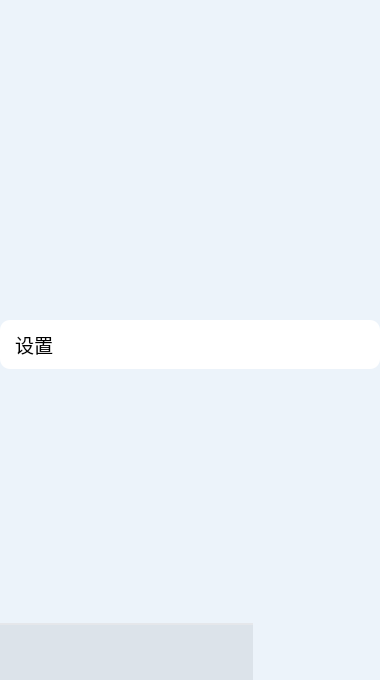
<?xml version="1.0" encoding="UTF-8"?>
<ui version="4.0">
 <class>Widget</class>
 <widget class="QWidget" name="Widget">
  <property name="geometry">
   <rect>
    <x>0</x>
    <y>0</y>
    <width>380</width>
    <height>680</height>
   </rect>
  </property>
  <property name="windowTitle">
   <string>Widget</string>
  </property>
  <layout class="QGridLayout" name="gridLayout">
   <property name="leftMargin">
    <number>0</number>
   </property>
   <property name="topMargin">
    <number>0</number>
   </property>
   <property name="rightMargin">
    <number>0</number>
   </property>
   <property name="bottomMargin">
    <number>0</number>
   </property>
   <property name="horizontalSpacing">
    <number>0</number>
   </property>
   <item row="0" column="0">
    <widget class="QWidget" name="widget" native="true">
     <property name="sizePolicy">
      <sizepolicy hsizetype="MinimumExpanding" vsizetype="Preferred">
       <horstretch>0</horstretch>
       <verstretch>0</verstretch>
      </sizepolicy>
     </property>
     <property name="styleSheet">
      <string notr="true">background-color: #ECF3FA;</string>
     </property>
     <layout class="QGridLayout" name="gridLayout_2">
      <property name="leftMargin">
       <number>0</number>
      </property>
      <property name="topMargin">
       <number>0</number>
      </property>
      <property name="rightMargin">
       <number>0</number>
      </property>
      <property name="bottomMargin">
       <number>0</number>
      </property>
      <item row="1" column="0">
       <widget class="QWidget" name="widget_3" native="true">
        <property name="font">
         <font>
          <family>PingFang SC</family>
         </font>
        </property>
        <layout class="QGridLayout" name="gridLayout_3">
         <property name="leftMargin">
          <number>0</number>
         </property>
         <property name="topMargin">
          <number>0</number>
         </property>
         <property name="rightMargin">
          <number>0</number>
         </property>
         <property name="bottomMargin">
          <number>0</number>
         </property>
         <property name="spacing">
          <number>0</number>
         </property>
         <item row="1" column="0">
          <widget class="QWidget" name="widget_4" native="true">
           <property name="sizePolicy">
            <sizepolicy hsizetype="Preferred" vsizetype="Preferred">
             <horstretch>0</horstretch>
             <verstretch>10</verstretch>
            </sizepolicy>
           </property>
           <layout class="QGridLayout" name="gridLayout_4">
            <property name="leftMargin">
             <number>0</number>
            </property>
            <property name="topMargin">
             <number>10</number>
            </property>
            <property name="rightMargin">
             <number>0</number>
            </property>
            <property name="bottomMargin">
             <number>0</number>
            </property>
            <property name="spacing">
             <number>0</number>
            </property>
            <item row="2" column="0">
             <widget class="QPushButton" name="pushButton">
              <property name="font">
               <font>
                <family>Microsoft YaHei UI</family>
                <pointsize>14</pointsize>
                <bold>false</bold>
               </font>
              </property>
              <property name="styleSheet">
               <string notr="true">QPushButton {
    background-color: white;
    border: none;
    border-radius: 10px;
    padding: 10px;
    padding-left: 15px;   /* 控制整体往左贴 */
    text-align: left;     /* 文字左对齐 */
}

QPushButton:hover {
    background-color: #e6e6e6;
}

QPushButton:pressed {
    background-color: #d0d0d0;
}</string>
              </property>
              <property name="text">
               <string>设置</string>
              </property>
              <property name="icon">
               <iconset resource="pic.qrc">
                <normaloff>:/new/prefix1/set.png</normaloff>:/new/prefix1/set.png</iconset>
              </property>
             </widget>
            </item>
           </layout>
          </widget>
         </item>
         <item row="2" column="0">
          <widget class="QWidget" name="widget_5" native="true">
           <property name="sizePolicy">
            <sizepolicy hsizetype="Preferred" vsizetype="Preferred">
             <horstretch>0</horstretch>
             <verstretch>1</verstretch>
            </sizepolicy>
           </property>
           <layout class="QGridLayout" name="gridLayout_5">
            <property name="leftMargin">
             <number>0</number>
            </property>
            <property name="topMargin">
             <number>0</number>
            </property>
            <property name="rightMargin">
             <number>0</number>
            </property>
            <property name="bottomMargin">
             <number>0</number>
            </property>
            <property name="spacing">
             <number>0</number>
            </property>
            <item row="0" column="0">
             <widget class="QToolButton" name="chat">
              <property name="sizePolicy">
               <sizepolicy hsizetype="Expanding" vsizetype="Expanding">
                <horstretch>0</horstretch>
                <verstretch>0</verstretch>
               </sizepolicy>
              </property>
              <property name="styleSheet">
               <string notr="true">QToolButton {
            border: none;

            color: #666;
            border-top: 2px solid #E5E7EB;
            background-color: #DCE3EA;
        }
</string>
              </property>
              <property name="text">
               <string/>
              </property>
             </widget>
            </item>
            <item row="0" column="1">
             <widget class="QToolButton" name="phone">
              <property name="sizePolicy">
               <sizepolicy hsizetype="Expanding" vsizetype="Expanding">
                <horstretch>0</horstretch>
                <verstretch>0</verstretch>
               </sizepolicy>
              </property>
              <property name="styleSheet">
               <string notr="true">QToolButton {
            border: none;

            color: #666;
            border-top: 2px solid #E5E7EB;
            background-color: #DCE3EA;
        }

</string>
              </property>
              <property name="text">
               <string/>
              </property>
             </widget>
            </item>
            <item row="0" column="2">
             <widget class="QToolButton" name="my">
              <property name="sizePolicy">
               <sizepolicy hsizetype="Expanding" vsizetype="Expanding">
                <horstretch>0</horstretch>
                <verstretch>0</verstretch>
               </sizepolicy>
              </property>
              <property name="styleSheet">
               <string notr="true">QToolButton {
            border: none;
            background: transparent;
            color: #666;
        }
</string>
              </property>
              <property name="text">
               <string/>
              </property>
             </widget>
            </item>
           </layout>
          </widget>
         </item>
         <item row="0" column="0">
          <widget class="QWidget" name="widget_2" native="true">
           <property name="sizePolicy">
            <sizepolicy hsizetype="Preferred" vsizetype="Preferred">
             <horstretch>0</horstretch>
             <verstretch>1</verstretch>
            </sizepolicy>
           </property>
          </widget>
         </item>
        </layout>
       </widget>
      </item>
     </layout>
    </widget>
   </item>
  </layout>
 </widget>
 <resources>
  <include location="pic.qrc"/>
 </resources>
 <connections/>
</ui>
